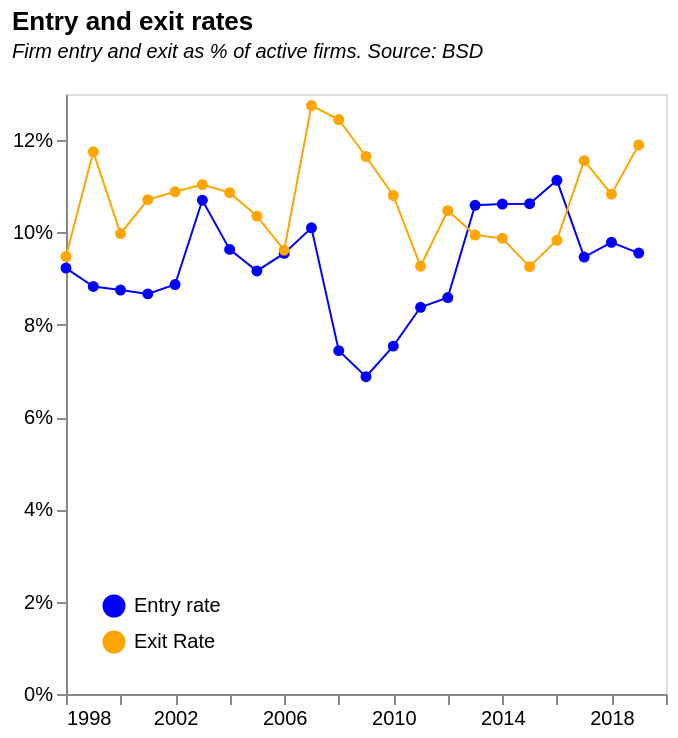

The specification (Vega-Lite) saved for this image:
### Vega-Lite specification from a JSON file in a GitHub repository (floating-point values rounded to 4 significant figures)
{"$schema": "https://vega.github.io/schema/vega-lite/v5.json", "title": {"text": "Entry and exit rates", "subtitle": ["Firm entry and exit as % of active firms. Source: BSD", ""], "subtitleFontStyle": "italic", "subtitleFontSize": 10, "anchor": "start", "color": "black"}, "data": {"values": [{"year": "1997", "Jobs_enter": "739", "Jobs_grow": "1745", "Jobs_exit": "1570", "Jobs_shrink": "1113", "Jobs_total": "18462", "JobsRLP_enter": "45127", "JobsRLP_grow": "148871", "JobsRLP_exit": "91186", "JobsRLP_shrink": "79360", "JobsRLP_total": "1286257", "firms_enter": "231442", "firms_grow": "172194", "firms_exit": "198585", "firms_shrink": "127759", "firms_stable": "1495505", "firms_total": "2014120", "Entry rate": "0.114909737", "Exit Rate": "0.098596409", "Grow Rate": "0.085493416", "Shrink Rate": "0.063431672", "Units": "860021", "Employment(m)": "17.46", "Turnover(bn)": "1241", "N firms": "1764832", "RLP": "71.07674685", "RLP growth": "0", "RLP actual": "0", "RLP hypotetical": "0", "Gap": "0", "Turnover": "0", "Turnover hypothetical": "0", "Turn_gap": "0", "Mean": "9.32", "Mean_emplWeight": "13.68", "Mean_turnWeight": "13.54", "Central": "6.97", "entryReallocate": "0.035083968", "growReallocate": "0.115739701", "exitReallocate": "0.07089252", "shrinkReallocate": "0.061698401", "totalReallocateRLPJobs": "0.28341459", "": "Pre-GFC", "period2": "1", "entryReallocateJobs": "0.040028166", "growReallocateJobs": "0.09451847", "exitReallocateJobs": "0.085039541", "shrinkReallocateJobs": "0.060285993", "totalReallocateJobs": "0.27987217", "totalReallocateJobsNet": "null"}, {"year": "1998", "Jobs_enter": "581", "Jobs_grow": "1420", "Jobs_exit": "1285", "Jobs_shrink": "788", "Jobs_total": "18329", "JobsRLP_enter": "36531", "JobsRLP_grow": "120919", "JobsRLP_exit": "83465", "JobsRLP_shrink": "57401", "JobsRLP_total": "1349372", "firms_enter": "187867", "firms_grow": "198597", "firms_exit": "192932", "firms_shrink": "133292", "firms_stable": "1493630", "firms_total": "2035621", "Entry rate": "0.092289773", "Exit Rate": "0.094777957", "Grow Rate": "0.097560892", "Shrink Rate": "0.065479773", "Units": "836654", "Employment(m)": "17.47", "Turnover(bn)": "1313", "N firms": "1827671", "RLP": "75.15741271", "RLP growth": "0.057412108", "RLP actual": "75.15741271", "RLP hypotetical": "75.15741271", "Gap": "0", "Turnover": "1313", "Turnover hypothetical": "1313", "Turn_gap": "0", "Mean": "9.32", "Mean_emplWeight": "14.28", "Mean_turnWeight": "14.59", "Central": "6.22", "entryReallocate": "0.027072594", "growReallocate": "0.089611315", "exitReallocate": "0.0618547", "shrinkReallocate": "0.042539048", "totalReallocateRLPJobs": "0.221077657", "": "Pre-GFC", "period2": "1", "entryReallocateJobs": "0.031698401", "growReallocateJobs": "0.077472857", "exitReallocateJobs": "0.07010748", "shrinkReallocateJobs": "0.04299198", "totalReallocateJobs": "0.222270719", "totalReallocateJobsNet": "0.229526979"}, {"year": "1999", "Jobs_enter": "622", "Jobs_grow": "1609", "Jobs_exit": "1383", "Jobs_shrink": "982", "Jobs_total": "18562", "JobsRLP_enter": "40585", "JobsRLP_grow": "145272", "JobsRLP_exit": "92162", "JobsRLP_shrink": "70152", "JobsRLP_total": "1440505", "firms_enter": "181415", "firms_grow": "198806", "firms_exit": "241365", "firms_shrink": "137884", "firms_stable": "1457050", "firms_total": "2054680", "Entry rate": "0.088293554", "Exit Rate": "0.117470847", "Grow Rate": "0.096757646", "Shrink Rate": "0.067107287", "Units": "813982", "Employment(m)": "17.64", "Turnover(bn)": "1400", "N firms": "1850609", "RLP": "79.36507937", "RLP growth": "0.055984719", "RLP actual": "79.36507937", "RLP hypotetical": "79.36507937", "Gap": "0", "Turnover": "1400", "Turnover hypothetical": "1400", "Turn_gap": "0", "Mean": "9.61", "Mean_emplWeight": "15.12", "Mean_turnWeight": "15.55", "Central": "6.81", "entryReallocate": "0.028174147", "growReallocate": "0.100847967", "exitReallocate": "0.063978952", "shrinkReallocate": "0.048699588", "totalReallocateRLPJobs": "0.241700654", "": "Pre-GFC", "period2": "1", "entryReallocateJobs": "0.03350932", "growReallocateJobs": "0.08668247", "exitReallocateJobs": "0.074507057", "shrinkReallocateJobs": "0.052903782", "totalReallocateJobs": "0.247602629", "totalReallocateJobsNet": "0.235050102"}, {"year": "2000", "Jobs_enter": "677", "Jobs_grow": "1727", "Jobs_exit": "1212", "Jobs_shrink": "1143", "Jobs_total": "18715", "JobsRLP_enter": "45426", "JobsRLP_grow": "154972", "JobsRLP_exit": "77771", "JobsRLP_shrink": "84861", "JobsRLP_total": "1442392", "firms_enter": "178147", "firms_grow": "219132", "firms_exit": "203060", "firms_shrink": "148618", "firms_stable": "1446191", "firms_total": "2035619", "Entry rate": "0.087514903", "Exit Rate": "0.099753441", "Grow Rate": "0.107648828", "Shrink Rate": "0.073008751", "Units": "793015", "Employment(m)": "17.71", "Turnover(bn)": "1397", "N firms": "1834250", "RLP": "78.88198758", "RLP growth": "-0.006086957", "RLP actual": "78.88198758", "RLP hypotetical": "78.88198758", "Gap": "0", "Turnover": "1397", "Turnover hypothetical": "1397", "Turn_gap": "0", "Mean": "9.98", "Mean_emplWeight": "15.88", "Mean_turnWeight": "16.32", "Central": "6.92", "entryReallocate": "0.031493519", "growReallocate": "0.107440973", "exitReallocate": "0.053918075", "shrinkReallocate": "0.058833521", "totalReallocateRLPJobs": "0.251686088", "": "Pre-GFC", "period2": "1", "entryReallocateJobs": "0.036174192", "growReallocateJobs": "0.092278921", "exitReallocateJobs": "0.064760887", "shrinkReallocateJobs": "0.061074005", "totalReallocateJobs": "0.254288004", "totalReallocateJobsNet": "0.246112744"}, {"year": "2001", "Jobs_enter": "674", "Jobs_grow": "2264", "Jobs_exit": "1208", "Jobs_shrink": "1525", "Jobs_total": "19091", "JobsRLP_enter": "44783", "JobsRLP_grow": "224789", "JobsRLP_exit": "80263", "JobsRLP_shrink": "96266", "JobsRLP_total": "1463881", "firms_enter": "178260", "firms_grow": "298866", "firms_exit": "220258", "firms_shrink": "248962", "firms_stable": "1265808", "firms_total": "2056263", "Entry rate": "0.086691245", "Exit Rate": "0.107115675", "Grow Rate": "0.145344248", "Shrink Rate": "0.121074979", "Units": "821065", "Employment(m)": "18.04", "Turnover(bn)": "1419", "N firms": "1852625", "RLP": "78.65853659", "RLP growth": "-0.002832725", "RLP actual": "78.65853659", "RLP hypotetical": "78.65853659", "Gap": "0", "Turnover": "1419", "Turnover hypothetical": "1419", "Turn_gap": "0", "Mean": "10.23", "Mean_emplWeight": "16.58", "Mean_turnWeight": "17.13", "Central": "7", "entryReallocate": "0.030591968", "growReallocate": "0.153556881", "exitReallocate": "0.05482891", "shrinkReallocate": "0.06576081", "totalReallocateRLPJobs": "0.304738568", "": "Pre-GFC", "period2": "1", "entryReallocateJobs": "0.035304594", "growReallocateJobs": "0.118589911", "exitReallocateJobs": "0.063275889", "shrinkReallocateJobs": "0.079880572", "totalReallocateJobs": "0.297050966", "totalReallocateJobsNet": "0.277355822"}, {"year": "2002", "Jobs_enter": "637", "Jobs_grow": "1674", "Jobs_exit": "1351", "Jobs_shrink": "1314", "Jobs_total": "19511", "JobsRLP_enter": "42468", "JobsRLP_grow": "156365", "JobsRLP_exit": "88715", "JobsRLP_shrink": "100435", "JobsRLP_total": "1559773", "firms_enter": "182945", "firms_grow": "212474", "firms_exit": "224378", "firms_shrink": "172589", "firms_stable": "1425330", "firms_total": "2062193", "Entry rate": "0.088713811", "Exit Rate": "0.108805529", "Grow Rate": "0.103033033", "Shrink Rate": "0.083691973", "Units": "834431", "Employment(m)": "18.52", "Turnover(bn)": "1517", "N firms": "1857687", "RLP": "81.91144708", "RLP growth": "0.041354831", "RLP actual": "81.91144708", "RLP hypotetical": "81.91144708", "Gap": "0", "Turnover": "1517", "Turnover hypothetical": "1517", "Turn_gap": "0", "Mean": "10.46", "Mean_emplWeight": "17.13", "Mean_turnWeight": "17.81", "Central": "7.38", "entryReallocate": "0.027227039", "growReallocate": "0.100248562", "exitReallocate": "0.056876866", "shrinkReallocate": "0.06439078", "totalReallocateRLPJobs": "0.248743247", "": "Pre-GFC", "period2": "1", "entryReallocateJobs": "0.03264825", "growReallocateJobs": "0.085797755", "exitReallocateJobs": "0.069242991", "shrinkReallocateJobs": "0.067346625", "totalReallocateJobs": "0.255035621", "totalReallocateJobsNet": "0.233509302"}, {"year": "2003", "Jobs_enter": "673", "Jobs_grow": "1392", "Jobs_exit": "1362", "Jobs_shrink": "1114", "Jobs_total": "19478", "JobsRLP_enter": "46330", "JobsRLP_grow": "124275", "JobsRLP_exit": "99733", "JobsRLP_shrink": "81346", "JobsRLP_total": "1602504", "firms_enter": "225136", "firms_grow": "190701", "firms_exit": "232289", "firms_shrink": "204720", "firms_stable": "1446790", "firms_total": "2104425", "Entry rate": "0.106982192", "Exit Rate": "0.110381221", "Grow Rate": "0.090619053", "Shrink Rate": "0.09728073", "Units": "834277", "Employment(m)": "18.46", "Turnover(bn)": "1556", "N firms": "1855951", "RLP": "84.29035753", "RLP growth": "0.029042466", "RLP actual": "84.29035753", "RLP hypotetical": "84.29035753", "Gap": "0", "Turnover": "1556", "Turnover hypothetical": "1556", "Turn_gap": "0", "Mean": "10.59", "Mean_emplWeight": "17.87", "Mean_turnWeight": "18.28", "Central": "7.28", "entryReallocate": "0.028911004", "growReallocate": "0.077550508", "exitReallocate": "0.062235726", "shrinkReallocate": "0.050761808", "totalReallocateRLPJobs": "0.219459047", "": "Pre-GFC", "period2": "1", "entryReallocateJobs": "0.034551802", "growReallocateJobs": "0.071465243", "exitReallocateJobs": "0.069925044", "shrinkReallocateJobs": "0.05719273", "totalReallocateJobs": "0.233134819", "totalReallocateJobsNet": "0.234829038"}, {"year": "2004", "Jobs_enter": "602", "Jobs_grow": "1779", "Jobs_exit": "1359", "Jobs_shrink": "1133", "Jobs_total": "19264", "JobsRLP_enter": "46096", "JobsRLP_grow": "179023", "JobsRLP_exit": "103505", "JobsRLP_shrink": "89242", "JobsRLP_total": "1639165", "firms_enter": "204954", "firms_grow": "219688", "firms_exit": "231105", "firms_shrink": "171909", "firms_stable": "1474969", "firms_total": "2127574", "Entry rate": "0.096332254", "Exit Rate": "0.108623719", "Grow Rate": "0.103257513", "Shrink Rate": "0.08080048", "Units": "861501", "Employment(m)": "18.25", "Turnover(bn)": "1593", "N firms": "1897242", "RLP": "87.28767123", "RLP growth": "0.03555939", "RLP actual": "87.28767123", "RLP hypotetical": "87.28767123", "Gap": "0", "Turnover": "1593", "Turnover hypothetical": "1593", "Turn_gap": "0", "Mean": "10.5", "Mean_emplWeight": "18.74", "Mean_turnWeight": "19.23", "Central": "6.95", "entryReallocate": "0.028121635", "growReallocate": "0.109215973", "exitReallocate": "0.063144955", "shrinkReallocate": "0.054443573", "totalReallocateRLPJobs": "0.254926136", "": "Pre-GFC", "period2": "1", "entryReallocateJobs": "0.03125", "growReallocateJobs": "0.092348422", "exitReallocateJobs": "0.070546096", "shrinkReallocateJobs": "0.058814369", "totalReallocateJobs": "0.252958887", "totalReallocateJobsNet": "0.264067691"}, {"year": "2005", "Jobs_enter": "530", "Jobs_grow": "1634", "Jobs_exit": "1137", "Jobs_shrink": "1130", "Jobs_total": "19292", "JobsRLP_enter": "36450", "JobsRLP_grow": "153780", "JobsRLP_exit": "83195", "JobsRLP_shrink": "88596", "JobsRLP_total": "1665059", "firms_enter": "197332", "firms_grow": "224769", "firms_exit": "222919", "firms_shrink": "162606", "firms_stable": "1514896", "firms_total": "2152914", "Entry rate": "0.091658097", "Exit Rate": "0.103542919", "Grow Rate": "0.10440222", "Shrink Rate": "0.07552833", "Units": "856496", "Employment(m)": "18.31", "Turnover(bn)": "1629", "N firms": "1928083", "RLP": "88.96777717", "RLP growth": "0.019247918", "RLP actual": "88.96777717", "RLP hypotetical": "88.96777717", "Gap": "0", "Turnover": "1629", "Turnover hypothetical": "1629", "Turn_gap": "0", "Mean": "10.57", "Mean_emplWeight": "19.47", "Mean_turnWeight": "20.43", "Central": "6.94", "entryReallocate": "0.021891116", "growReallocate": "0.092357088", "exitReallocate": "0.049965196", "shrinkReallocate": "0.053208925", "totalReallocateRLPJobs": "0.217422326", "": "Pre-GFC", "period2": "1", "entryReallocateJobs": "0.027472527", "growReallocateJobs": "0.084698321", "exitReallocateJobs": "0.058936347", "shrinkReallocateJobs": "0.058573502", "totalReallocateJobs": "0.229680697", "totalReallocateJobsNet": "0.228229318"}, {"year": "2006", "Jobs_enter": "540", "Jobs_grow": "1682", "Jobs_exit": "1082", "Jobs_shrink": "1277", "Jobs_total": "19447", "JobsRLP_enter": "37655", "JobsRLP_grow": "167538", "JobsRLP_exit": "80384", "JobsRLP_shrink": "95356", "JobsRLP_total": "1694217", "firms_enter": "210153", "firms_grow": "277068", "firms_exit": "211689", "firms_shrink": "217079", "firms_stable": "1469112", "firms_total": "2201319", "Entry rate": "0.095466854", "Exit Rate": "0.096164618", "Grow Rate": "0.125864538", "Shrink Rate": "0.09861315", "Units": "852964", "Employment(m)": "18.39", "Turnover(bn)": "1657", "N firms": "1961693", "RLP": "90.10331702", "RLP growth": "0.012763496", "RLP actual": "90.10331702", "RLP hypotetical": "90.10331702", "Gap": "0", "Turnover": "1657", "Turnover hypothetical": "1657", "Turn_gap": "0", "Mean": "10.68", "Mean_emplWeight": "20.23", "Mean_turnWeight": "21.32", "Central": "6.92", "entryReallocate": "0.022225606", "growReallocate": "0.098888159", "exitReallocate": "0.047446106", "shrinkReallocate": "0.056283227", "totalReallocateRLPJobs": "0.224843099", "": "Pre-GFC", "period2": "1", "entryReallocateJobs": "0.027767779", "growReallocateJobs": "0.08649149", "exitReallocateJobs": "0.055638402", "shrinkReallocateJobs": "0.065665655", "totalReallocateJobs": "0.235563326", "totalReallocateJobsNet": "0.227592945"}, {"year": "2007", "Jobs_enter": "603", "Jobs_grow": "1582", "Jobs_exit": "1187", "Jobs_shrink": "1091", "Jobs_total": "19610", "JobsRLP_enter": "43540", "JobsRLP_grow": "160516", "JobsRLP_exit": "86834", "JobsRLP_shrink": "85154", "JobsRLP_total": "1770777", "firms_enter": "231754", "firms_grow": "287170", "firms_exit": "292564", "firms_shrink": "205030", "firms_stable": "1477714", "firms_total": "2294533", "Entry rate": "0.101002688", "Exit Rate": "0.127504813", "Grow Rate": "0.125154007", "Shrink Rate": "0.089355873", "Units": "863638", "Employment(m)": "18.5", "Turnover(bn)": "1727", "N firms": "2031817", "RLP": "93.35135135", "RLP growth": "0.036047889", "RLP actual": "93.35135135", "RLP hypotetical": "93.35135135", "Gap": "0", "Turnover": "1727", "Turnover hypothetical": "1727", "Turn_gap": "0", "Mean": "10.76", "Mean_emplWeight": "20.84", "Mean_turnWeight": "21.83", "Central": "6.92", "entryReallocate": "0.024588076", "growReallocate": "0.090647213", "exitReallocate": "0.049037231", "shrinkReallocate": "0.048088494", "totalReallocateRLPJobs": "0.212361014", "": "Pre-GFC", "period2": "1", "entryReallocateJobs": "0.030749618", "growReallocateJobs": "0.080673126", "exitReallocateJobs": "0.060530342", "shrinkReallocateJobs": "0.05563488", "totalReallocateJobs": "0.227587965", "totalReallocateJobsNet": "0.21927588"}, {"year": "2008", "Jobs_enter": "431", "Jobs_grow": "1722", "Jobs_exit": "1261", "Jobs_shrink": "1168", "Jobs_total": "19615", "JobsRLP_enter": "32117", "JobsRLP_grow": "168836", "JobsRLP_exit": "96829", "JobsRLP_shrink": "92174", "JobsRLP_total": "1813046", "firms_enter": "165875", "firms_grow": "322259", "firms_exit": "277503", "firms_shrink": "214858", "firms_stable": "1385598", "firms_total": "2229430", "Entry rate": "0.074402426", "Exit Rate": "0.124472623", "Grow Rate": "0.14454771", "Shrink Rate": "0.096373513", "Units": "904598", "Employment(m)": "18.61", "Turnover(bn)": "1781", "N firms": "2030407", "RLP": "95.70123589", "RLP growth": "0.025172475", "RLP actual": "95.70123589", "RLP hypotetical": "95.70123589", "Gap": "0", "Turnover": "1781", "Turnover hypothetical": "1781", "Turn_gap": "0", "Mean": "10.94", "Mean_emplWeight": "21.61", "Mean_turnWeight": "22.68", "Central": "6.89", "entryReallocate": "0.017714388", "growReallocate": "0.093122844", "exitReallocate": "0.053406808", "shrinkReallocate": "0.050839306", "totalReallocateRLPJobs": "0.215083346", "": "Pre-GFC", "period2": "1", "entryReallocateJobs": "0.02197298", "growReallocateJobs": "0.087789957", "exitReallocateJobs": "0.064287535", "shrinkReallocateJobs": "0.059546266", "totalReallocateJobs": "0.233596737", "totalReallocateJobsNet": "0.23334183"}, {"year": "2009", "Jobs_enter": "399", "Jobs_grow": "1582", "Jobs_exit": "1112", "Jobs_shrink": "1594", "Jobs_total": "19573", "JobsRLP_enter": "30188", "JobsRLP_grow": "161734", "JobsRLP_exit": "83565", "JobsRLP_shrink": "144287", "JobsRLP_total": "1860876", "firms_enter": "148392", "firms_grow": "269261", "firms_exit": "251412", "firms_shrink": "218573", "firms_stable": "1388291", "firms_total": "2158706", "Entry rate": "0.068741181", "Exit Rate": "0.116464215", "Grow Rate": "0.124732594", "Shrink Rate": "0.101251861", "Units": "919136", "Employment(m)": "18.55", "Turnover(bn)": "1831", "N firms": "1976143", "RLP": "98.70619946", "RLP growth": "0.031399423", "RLP actual": "98.70619946", "RLP hypotetical": "98.70619946", "Gap": "0", "Turnover": "1831", "Turnover hypothetical": "1831", "Turn_gap": "0", "Mean": "11.48", "Mean_emplWeight": "22.38", "Mean_turnWeight": "23.7", "Central": "7.25", "entryReallocate": "0.016222467", "growReallocate": "0.08691283", "exitReallocate": "0.04490627", "shrinkReallocate": "0.077537138", "totalReallocateRLPJobs": "0.225578706", "": "Pre-GFC", "period2": "1", "entryReallocateJobs": "0.020385225", "growReallocateJobs": "0.080825627", "exitReallocateJobs": "0.056812957", "shrinkReallocateJobs": "0.081438717", "totalReallocateJobs": "0.239462525", "totalReallocateJobsNet": "0.241608338"}, {"year": "2010", "Jobs_enter": "415", "Jobs_grow": "1190", "Jobs_exit": "941", "Jobs_shrink": "1178", "Jobs_total": "19035", "JobsRLP_enter": "30749", "JobsRLP_grow": "117871", "JobsRLP_exit": "74913", "JobsRLP_shrink": "105543", "JobsRLP_total": "1836399", "firms_enter": "158675", "firms_grow": "218606", "firms_exit": "227411", "firms_shrink": "226612", "firms_stable": "1396534", "firms_total": "2105199", "Entry rate": "0.075372922", "Exit Rate": "0.108023517", "Grow Rate": "0.103841015", "Shrink Rate": "0.10764398", "Units": "917525", "Employment(m)": "17.91", "Turnover(bn)": "1806", "N firms": "1911159", "RLP": "100.8375209", "RLP growth": "0.02159258", "RLP actual": "100.8375209", "RLP hypotetical": "101.1976599", "Gap": "0.003571478", "Turnover": "1806", "Turnover hypothetical": "1812.450089", "Turn_gap": "6.450089111", "Mean": "12", "Mean_emplWeight": "23.19", "Mean_turnWeight": "24.5", "Central": "7.85", "entryReallocate": "0.016744183", "growReallocate": "0.064185942", "exitReallocate": "0.040793422", "shrinkReallocate": "0.057472804", "totalReallocateRLPJobs": "0.179196351", "": "Post-GFC", "period2": "1", "entryReallocateJobs": "0.021801944", "growReallocateJobs": "0.062516417", "exitReallocateJobs": "0.049435251", "shrinkReallocateJobs": "0.061885999", "totalReallocateJobs": "0.195639611", "totalReallocateJobsNet": "0.223903336"}, {"year": "2011", "Jobs_enter": "450", "Jobs_grow": "1515", "Jobs_exit": "795", "Jobs_shrink": "1060", "Jobs_total": "18650", "JobsRLP_enter": "33116", "JobsRLP_grow": "151490", "JobsRLP_exit": "57015", "JobsRLP_shrink": "83614", "JobsRLP_total": "1764720", "firms_enter": "174240", "firms_grow": "331020", "firms_exit": "192749", "firms_shrink": "224622", "firms_stable": "1305162", "firms_total": "2079401", "Entry rate": "0.083793362", "Exit Rate": "0.092694483", "Grow Rate": "0.159190074", "Shrink Rate": "0.108022455", "Units": "889262", "Employment(m)": "17.49", "Turnover(bn)": "1732", "N firms": "1872814", "RLP": "99.02801601", "RLP growth": "-0.017944758", "RLP actual": "99.02801601", "RLP hypotetical": "103.7520078", "Gap": "0.047703589", "Turnover": "1732", "Turnover hypothetical": "1814.622616", "Turn_gap": "82.62261576", "Mean": "12.43", "Mean_emplWeight": "23.9", "Mean_turnWeight": "25.38", "Central": "8.32", "entryReallocate": "0.018765583", "growReallocate": "0.085843647", "exitReallocate": "0.032308242", "shrinkReallocate": "0.047380888", "totalReallocateRLPJobs": "0.184298359", "": "Post-GFC", "period2": "1", "entryReallocateJobs": "0.024128686", "growReallocateJobs": "0.081233244", "exitReallocateJobs": "0.042627346", "shrinkReallocateJobs": "0.056836461", "totalReallocateJobs": "0.204825737", "totalReallocateJobsNet": "0.225469169"}, {"year": "2012", "Jobs_enter": "463", "Jobs_grow": "1585", "Jobs_exit": "889", "Jobs_shrink": "1068", "Jobs_total": "19062", "JobsRLP_enter": "34492", "JobsRLP_grow": "153465", "JobsRLP_exit": "65957", "JobsRLP_shrink": "85382", "JobsRLP_total": "1804217", "firms_enter": "186330", "firms_grow": "301126", "firms_exit": "227191", "firms_shrink": "242783", "firms_stable": "1367547", "firms_total": "2169250", "Entry rate": "0.085896047", "Exit Rate": "0.104732511", "Grow Rate": "0.13881572", "Shrink Rate": "0.111920249", "Units": "867637", "Employment(m)": "17.85", "Turnover(bn)": "1770", "N firms": "1952141", "RLP": "99.15966387", "RLP growth": "0.0013294", "RLP actual": "99.15966387", "RLP hypotetical": "106.3708303", "Gap": "0.072722781", "Turnover": "1770", "Turnover hypothetical": "1898.719322", "Turn_gap": "128.7193217", "Mean": "12.3", "Mean_emplWeight": "24.08", "Mean_turnWeight": "25.74", "Central": "8.41", "entryReallocate": "0.019117434", "growReallocate": "0.085059059", "exitReallocate": "0.036557133", "shrinkReallocate": "0.047323576", "totalReallocateRLPJobs": "0.188057202", "": "Post-GFC", "period2": "1", "entryReallocateJobs": "0.024289162", "growReallocateJobs": "0.083149722", "exitReallocateJobs": "0.046637289", "shrinkReallocateJobs": "0.056027699", "totalReallocateJobs": "0.210103872", "totalReallocateJobsNet": "0.18849019"}, {"year": "2013", "Jobs_enter": "661", "Jobs_grow": "1586", "Jobs_exit": "879", "Jobs_shrink": "1032", "Jobs_total": "19536", "JobsRLP_enter": "47283", "JobsRLP_grow": "151950", "JobsRLP_exit": "66757", "JobsRLP_shrink": "90845", "JobsRLP_total": "1888930", "firms_enter": "236124", "firms_grow": "280618", "firms_exit": "221757", "firms_shrink": "180486", "firms_stable": "1520966", "firms_total": "2230056", "Entry rate": "0.105882543", "Exit Rate": "0.099440104", "Grow Rate": "0.125834508", "Shrink Rate": "0.080933394", "Units": "853661", "Employment(m)": "18.1", "Turnover(bn)": "1842", "N firms": "1962202", "RLP": "101.7679558", "RLP growth": "0.026303961", "RLP actual": "101.7679558", "RLP hypotetical": "109.0557551", "Gap": "0.071611926", "Turnover": "1842", "Turnover hypothetical": "1973.909167", "Turn_gap": "131.9091672", "Mean": "12.43", "Mean_emplWeight": "24.7", "Mean_turnWeight": "26.84", "Central": "8.45", "entryReallocate": "0.025031632", "growReallocate": "0.080442367", "exitReallocate": "0.035341172", "shrinkReallocate": "0.048093365", "totalReallocateRLPJobs": "0.188908536", "": "Post-GFC", "period2": "1", "entryReallocateJobs": "0.033834971", "growReallocateJobs": "0.081183456", "exitReallocateJobs": "0.044993857", "shrinkReallocateJobs": "0.052825553", "totalReallocateJobs": "0.212837838", "totalReallocateJobsNet": "0.188574939"}, {"year": "2014", "Jobs_enter": "761", "Jobs_grow": "1534", "Jobs_exit": "924", "Jobs_shrink": "942", "Jobs_total": "20291", "JobsRLP_enter": "60039", "JobsRLP_grow": "143390", "JobsRLP_exit": "74039", "JobsRLP_shrink": "77271", "JobsRLP_total": "1957288", "firms_enter": "248257", "firms_grow": "274441", "firms_exit": "230891", "firms_shrink": "188113", "firms_stable": "1618270", "firms_total": "2338642", "Entry rate": "0.106154341", "Exit Rate": "0.098728664", "Grow Rate": "0.117350582", "Shrink Rate": "0.080436852", "Units": "845859", "Employment(m)": "18.7", "Turnover(bn)": "1897", "N firms": "2058326", "RLP": "101.4438503", "RLP growth": "-0.00318475", "RLP actual": "101.4438503", "RLP hypotetical": "111.8084505", "Gap": "0.102170809", "Turnover": "1897", "Turnover hypothetical": "2090.818024", "Turn_gap": "193.8180243", "Mean": "12.18", "Mean_emplWeight": "24.66", "Mean_turnWeight": "27.22", "Central": "7.89", "entryReallocate": "0.030674586", "growReallocate": "0.073259531", "exitReallocate": "0.037827341", "shrinkReallocate": "0.039478605", "totalReallocateRLPJobs": "0.181240063", "": "Post-GFC", "period2": "2", "entryReallocateJobs": "0.037504312", "growReallocateJobs": "0.07560002", "exitReallocateJobs": "0.04553743", "shrinkReallocateJobs": "0.046424523", "totalReallocateJobs": "0.205066286", "totalReallocateJobsNet": "0.167857671"}, {"year": "2015", "Jobs_enter": "743", "Jobs_grow": "1503", "Jobs_exit": "903", "Jobs_shrink": "1235", "Jobs_total": "20966", "JobsRLP_enter": "55823", "JobsRLP_grow": "142582", "JobsRLP_exit": "66425", "JobsRLP_shrink": "103032", "JobsRLP_total": "2028413", "firms_enter": "257150", "firms_grow": "231316", "firms_exit": "224157", "firms_shrink": "230648", "firms_stable": "1707363", "firms_total": "2420764", "Entry rate": "0.106226795", "Exit Rate": "0.092597626", "Grow Rate": "0.095554957", "Shrink Rate": "0.095279011", "Units": "836940", "Employment(m)": "19.33", "Turnover(bn)": "1973", "N firms": "2130503", "RLP": "102.0693223", "RLP growth": "0.006165697", "RLP actual": "102.0693223", "RLP hypotetical": "114.6306272", "Gap": "0.123066408", "Turnover": "1973", "Turnover hypothetical": "2215.810023", "Turn_gap": "242.8100231", "Mean": "12.11", "Mean_emplWeight": "24.75", "Mean_turnWeight": "27.67", "Central": "7.96", "entryReallocate": "0.02752053", "growReallocate": "0.070292391", "exitReallocate": "0.032747276", "shrinkReallocate": "0.05079439", "totalReallocateRLPJobs": "0.181354586", "": "Post-GFC", "period2": "2", "entryReallocateJobs": "0.035438329", "growReallocateJobs": "0.071687494", "exitReallocateJobs": "0.043069732", "shrinkReallocateJobs": "0.058904894", "totalReallocateJobs": "0.209100448", "totalReallocateJobsNet": "0.176905466"}, {"year": "2016", "Jobs_enter": "837", "Jobs_grow": "1425", "Jobs_exit": "974", "Jobs_shrink": "1045", "Jobs_total": "21401", "JobsRLP_enter": "70440", "JobsRLP_grow": "142336", "JobsRLP_exit": "68610", "JobsRLP_shrink": "88413", "JobsRLP_total": "2102357", "firms_enter": "281947", "firms_grow": "271685", "firms_exit": "249020", "firms_shrink": "202138", "firms_stable": "1786418", "firms_total": "2533293", "Entry rate": "0.11129664", "Exit Rate": "0.098298933", "Grow Rate": "0.107245786", "Shrink Rate": "0.079792586", "Units": "829541", "Employment(m)": "19.63", "Turnover(bn)": "2032", "N firms": "2213199", "RLP": "103.515028", "RLP growth": "0.014163959", "RLP actual": "103.515028", "RLP hypotetical": "117.5240389", "Gap": "0.135333112", "Turnover": "2032", "Turnover hypothetical": "2306.996883", "Turn_gap": "274.9968833", "Mean": "11.99", "Mean_emplWeight": "25.25", "Mean_turnWeight": "28.51", "Central": "7.42", "entryReallocate": "0.033505251", "growReallocate": "0.067703059", "exitReallocate": "0.0326348", "shrinkReallocate": "0.042054228", "totalReallocateRLPJobs": "0.175897338", "": "Post-GFC", "period2": "2", "entryReallocateJobs": "0.039110322", "growReallocateJobs": "0.066585674", "exitReallocateJobs": "0.045511892", "shrinkReallocateJobs": "0.048829494", "totalReallocateJobs": "0.200037381", "totalReallocateJobsNet": "0.179711228"}, {"year": "2017", "Jobs_enter": "818", "Jobs_grow": "1661", "Jobs_exit": "1002", "Jobs_shrink": "1237", "Jobs_total": "21847", "JobsRLP_enter": "66172", "JobsRLP_grow": "166958", "JobsRLP_exit": "73277", "JobsRLP_shrink": "107458", "JobsRLP_total": "2148539", "firms_enter": "245437", "firms_grow": "274115", "firms_exit": "299563", "firms_shrink": "210443", "firms_stable": "1783945", "firms_total": "2592281", "Entry rate": "0.094679936", "Exit Rate": "0.115559617", "Grow Rate": "0.10574278", "Shrink Rate": "0.081180628", "Units": "825295", "Employment(m)": "20.04", "Turnover(bn)": "2082", "N firms": "2307805", "RLP": "103.8922156", "RLP growth": "0.003643795", "RLP actual": "103.8922156", "RLP hypotetical": "120.4904837", "Gap": "0.15976431", "Turnover": "2082", "Turnover hypothetical": "2414.629294", "Turn_gap": "332.6292937", "Mean": "11.85", "Mean_emplWeight": "25.58", "Mean_turnWeight": "28.57", "Central": "7.3", "entryReallocate": "0.030798603", "growReallocate": "0.077707689", "exitReallocate": "0.034105501", "shrinkReallocate": "0.050014452", "totalReallocateRLPJobs": "0.192626245", "": "Post-GFC", "period2": "2", "entryReallocateJobs": "0.037442212", "growReallocateJobs": "0.076028745", "exitReallocateJobs": "0.045864421", "shrinkReallocateJobs": "0.056621046", "totalReallocateJobs": "0.215956424", "totalReallocateJobsNet": "0.195541722"}, {"year": "2018", "Jobs_enter": "846", "Jobs_grow": "1605", "Jobs_exit": "1123", "Jobs_shrink": "1387", "Jobs_total": "22373", "JobsRLP_enter": "68450", "JobsRLP_grow": "152244", "JobsRLP_exit": "85571", "JobsRLP_shrink": "121705", "JobsRLP_total": "2233980", "firms_enter": "255118", "firms_grow": "272065", "firms_exit": "282242", "firms_shrink": "218377", "firms_stable": "1819794", "firms_total": "2606542", "Entry rate": "0.097876037", "Exit Rate": "0.108282161", "Grow Rate": "0.104377754", "Shrink Rate": "0.08378035", "Units": "826841", "Employment(m)": "20.49", "Turnover(bn)": "2166", "N firms": "2309475", "RLP": "105.7101025", "RLP growth": "0.017497816", "RLP actual": "105.7101025", "RLP hypotetical": "123.5318051", "Gap": "0.168590345", "Turnover": "2166", "Turnover hypothetical": "2531.166687", "Turn_gap": "365.1666866", "Mean": "12.14", "Mean_emplWeight": "25.87", "Mean_turnWeight": "28.86", "Central": "7.29", "entryReallocate": "0.030640382", "growReallocate": "0.068149222", "exitReallocate": "0.038304282", "shrinkReallocate": "0.054479002", "totalReallocateRLPJobs": "0.191572888", "": "Post-GFC", "period2": "2", "entryReallocateJobs": "0.037813436", "growReallocateJobs": "0.071738256", "exitReallocateJobs": "0.050194431", "shrinkReallocateJobs": "0.061994368", "totalReallocateJobs": "0.221740491", "totalReallocateJobsNet": "0.198230009"}, {"year": "2019", "Jobs_enter": "764", "Jobs_grow": "1392", "Jobs_exit": "1422", "Jobs_shrink": "1281", "Jobs_total": "22520", "JobsRLP_enter": "65752", "JobsRLP_grow": "137592", "JobsRLP_exit": "131172", "JobsRLP_shrink": "110145", "JobsRLP_total": "2282539", "firms_enter": "253379", "firms_grow": "258593", "firms_exit": "315526", "firms_shrink": "228605", "firms_stable": "1849644", "firms_total": "2652368", "Entry rate": "0.095529353", "Exit Rate": "0.118960114", "Grow Rate": "0.097495144", "Shrink Rate": "0.086189021", "Units": "827172", "Employment(m)": "20.67", "Turnover(bn)": "2217", "N firms": "2352825", "RLP": "107.256894", "RLP growth": "0.014632391", "RLP actual": "107.256894", "RLP hypotetical": "126.649893", "Gap": "0.180808881", "Turnover": "2217", "Turnover hypothetical": "2617.853289", "Turn_gap": "400.8532887", "Mean": "12.21", "Mean_emplWeight": "26.27", "Mean_turnWeight": "29.33", "Central": "7.29", "entryReallocate": "0.028806518", "growReallocate": "0.060280241", "exitReallocate": "0.057467583", "shrinkReallocate": "0.048255473", "totalReallocateRLPJobs": "0.194809815", "": "Post-GFC", "period2": "2", "entryReallocateJobs": "0.0339254", "growReallocateJobs": "0.061811723", "exitReallocateJobs": "0.063143872", "shrinkReallocateJobs": "0.056882771", "totalReallocateJobs": "0.215763766", "totalReallocateJobsNet": "0.209236234"}], "format": {"parse": {"year": "number"}}}, "transform": [{"fold": ["Entry rate", "Exit Rate"], "as": ["metric", "value"]}, {"filter": {"field": "year", "gt": 1997}}], "height": 300, "width": 300, "mark": {"type": "line", "strokeWidth": 1, "point": true}, "encoding": {"x": {"field": "year", "type": "quantitative", "title": null, "axis": {"grid": false, "format": ""}}, "y": {"field": "value", "type": "quantitative", "title": null, "axis": {"grid": false, "format": "%"}}, "color": {"field": "metric", "title": null, "scale": {"range": ["blue", "orange"]}, "legend": {"orient": "bottom-left"}}}}
